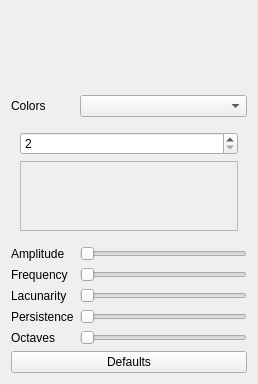
<?xml version="1.0" encoding="UTF-8"?>
<ui version="4.0">
 <class>NoiseMap</class>
 <widget class="QWidget" name="NoiseMap">
  <property name="geometry">
   <rect>
    <x>0</x>
    <y>0</y>
    <width>258</width>
    <height>384</height>
   </rect>
  </property>
  <property name="windowTitle">
   <string>Form</string>
  </property>
  <layout class="QGridLayout" name="gridLayout">
   <item row="4" column="1">
    <widget class="QSlider" name="amplitude">
     <property name="minimum">
      <number>1</number>
     </property>
     <property name="maximum">
      <number>50000</number>
     </property>
     <property name="orientation">
      <enum>Qt::Horizontal</enum>
     </property>
    </widget>
   </item>
   <item row="7" column="0">
    <widget class="QLabel" name="persistence_label">
     <property name="text">
      <string>Persistence</string>
     </property>
    </widget>
   </item>
   <item row="6" column="1">
    <widget class="QSlider" name="lacunarity">
     <property name="minimum">
      <number>1</number>
     </property>
     <property name="maximum">
      <number>50000</number>
     </property>
     <property name="orientation">
      <enum>Qt::Horizontal</enum>
     </property>
    </widget>
   </item>
   <item row="7" column="1">
    <widget class="QSlider" name="persistence">
     <property name="minimum">
      <number>1</number>
     </property>
     <property name="maximum">
      <number>50000</number>
     </property>
     <property name="orientation">
      <enum>Qt::Horizontal</enum>
     </property>
    </widget>
   </item>
   <item row="1" column="0">
    <widget class="QLabel" name="colors_choice_label">
     <property name="text">
      <string>Colors</string>
     </property>
    </widget>
   </item>
   <item row="5" column="1">
    <widget class="QSlider" name="frequency">
     <property name="minimum">
      <number>1</number>
     </property>
     <property name="maximum">
      <number>50000</number>
     </property>
     <property name="orientation">
      <enum>Qt::Horizontal</enum>
     </property>
    </widget>
   </item>
   <item row="8" column="1">
    <widget class="QSlider" name="octaves">
     <property name="minimum">
      <number>1</number>
     </property>
     <property name="maximum">
      <number>20</number>
     </property>
     <property name="orientation">
      <enum>Qt::Horizontal</enum>
     </property>
    </widget>
   </item>
   <item row="4" column="0">
    <widget class="QLabel" name="amplitude_label">
     <property name="text">
      <string>Amplitude</string>
     </property>
    </widget>
   </item>
   <item row="6" column="0">
    <widget class="QLabel" name="lacunarity_label">
     <property name="text">
      <string>Lacunarity</string>
     </property>
    </widget>
   </item>
   <item row="0" column="1">
    <spacer name="verticalSpacer">
     <property name="orientation">
      <enum>Qt::Vertical</enum>
     </property>
     <property name="sizeHint" stdset="0">
      <size>
       <width>20</width>
       <height>40</height>
      </size>
     </property>
    </spacer>
   </item>
   <item row="9" column="0" colspan="2">
    <widget class="QPushButton" name="defaults">
     <property name="text">
      <string>Defaults</string>
     </property>
    </widget>
   </item>
   <item row="5" column="0">
    <widget class="QLabel" name="frequency_label">
     <property name="text">
      <string>Frequency</string>
     </property>
    </widget>
   </item>
   <item row="8" column="0">
    <widget class="QLabel" name="octaves_label">
     <property name="text">
      <string>Octaves</string>
     </property>
    </widget>
   </item>
   <item row="1" column="1">
    <widget class="QComboBox" name="colors_choice"/>
   </item>
   <item row="2" column="0" colspan="2">
    <widget class="QFrame" name="colors_frame">
     <layout class="QGridLayout" name="colors_zone">
      <item row="1" column="0">
       <widget class="QScrollArea" name="scrollArea">
        <property name="widgetResizable">
         <bool>true</bool>
        </property>
        <widget class="QWidget" name="colors">
         <property name="geometry">
          <rect>
           <x>0</x>
           <y>0</y>
           <width>220</width>
           <height>68</height>
          </rect>
         </property>
        </widget>
       </widget>
      </item>
      <item row="0" column="0">
       <widget class="QSpinBox" name="colors_count_spinBox">
        <property name="minimum">
         <number>2</number>
        </property>
       </widget>
      </item>
     </layout>
    </widget>
   </item>
  </layout>
 </widget>
 <resources/>
 <connections/>
</ui>
